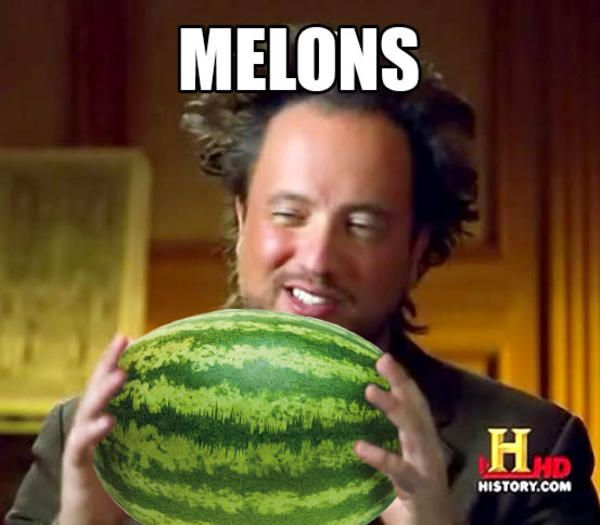
#> input picture notebooks/processamento_imagens/melons.jpg, 600 x 525 px
$ jupyter execute 'introdução.ipynb'
#> lines starting #> are read from the running program, lines starting #| are printed output that depends on the picture
## usando PIL/PILLOW

Essas são as principais bibliotecas de python para manipular imagens.

PILLOW é um fork¹ do PIL, feito por este ter tido seu desenvolvimento abandonado a bastante tempo

¹ ~> *fork* : uma "cópia" que foi seguindo seu desenvolvimento de forma independente

[cell 1]
# importando as bibliotecas usadas nos exemplos
from PIL import Image
from random import randint

[cell 2]
meme = Image.open("melons.jpg") # abrindo a imagem
#> meme is the input picture: PIL image 600x525 RGB; mean R, G, B 103, 82.3, 48.5
meme

## Como é um pixel?

[cell 3]
size = meme.size
#> size = (600, 525)
print("size:", size)
#| size: (600, 525)

X, Y = randint(0,size[0]), randint(0,size[1]) # posições aleatórias na imagem
#> X = 394; Y = 430
print("X: {0}, Y: {1}".format(X, Y))
#| X: 394, Y: 430

coordenada = X, Y
#> coordenada = (394, 430)
red, green, blue = meme.getpixel(coordenada) #!! aqui a coordenada tem de ser uma tupla !!
#> red = 32; green = 45; blue = 27
print("red: {0}, green: {1}, blue: {2}".format(red, green, blue))
#| red: 32, green: 45, blue: 27

[cell 4]
pixel = Image.new(size=(300, 100), mode="RGB") # ceiando uma nova imagem para ver o pixel selecionado
#> pixel: PIL image 300x100 RGB; every value is 0
for x in range(300):
    for y in range(100):
        if x < 100:
            pixel.putpixel((x, y), (red, 0, 0))  # putpixel( coordenada , valores_do_pixel)
        elif x > 200:
            pixel.putpixel((x, y), (0, 0, blue))
        else:
            pixel.putpixel((x, y), (0, green, 0))
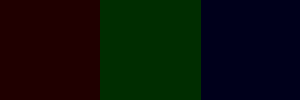
#> pixel: PIL image 300x100 RGB; mean R, G, B 10.7, 15.2, 8.9

pixel

[cell 5]
cor = Image.new(size=(300, 100), mode="RGB")
for x in range(300):
    for y in range(100):
        pixel.putpixel((x, y), (red, green, blue))
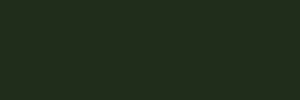
#> pixel: PIL image 300x100 RGB; mean R, G, B 32, 45, 27

pixel

Um pixel se compõe de um grupo de 3 cores: vermelho, verde e azul (ocasionalmente há outra "cor" chamada *alpha* que serve para indicar o nível de transparência/opacidade em formatos que suportam este recurso)

Cada cor tem valores inteiros que correspondem a 1 byte (8 bits, ou seja, um conjunto de 8 "zeros e uns"), sendo assim eles indicam a intensidade de cada cor, do mais escuro (`00000000`) ao mais intenso (`11111111`), mas para facilitar as coisas usamos números inteiros que representam esses binários:

valores possíveis num binário = **2** (0 e 1)

quantidade de valores num byte = **8**

$2^8 = 256$ possibilidades

Obs.: como em python se começa a contar do 0, então os valores possíveis vão de 0 a 256

>Então imagens escuras demandam um consumo menor de energia para exibição do que cores claras ~> pense nisso quando for escolher o papel de parede do celular

# Com o Matplotlib

o matplotlib é a principal biblioteca para visualização de dados em python, indo bem além de apenas fazer gráficos.

neste exemplo, mostrando como pode ler e exibir imagens

[cell 6]
import matplotlib.pyplot as plt   # para plotar as imagens
import matplotlib.image as mpimg  # para ler imagens
import numpy as np # internamente o matplotlib usa essa biblioteca

[cell 7]
image = mpimg.imread("melons.jpg") # lendo a imagem
image # o que é retornado é um array do numpy, na verdade uma matriz de pixels

Há várias vantagens no uso do matplotlib + numpy para ler e manipular imagens, algumas são:

* acesso mais direto ao valor de cada pixel
* o numpy tem tipos próprios para números (veja acima o `dtype=uint8`), isso significa menor espaço ocupado na RAM e uint8 significa: números inteiros positivos de até 8 bits, ou seja, exatamente o tamanho cenessário
*  é fácil fazer operações em todos os valores do array sem nem mesmo precisar fazer um `for`, tornando o código mais limpo e simplificando o trabalho de criar filtros ou manipular imagens

[cell 8]
image[Y, X] # há diferenças na forma que indicamos uma coordenada no array do numpy ou num objeto do Pillow
#> Out = [32, 45, 27]
